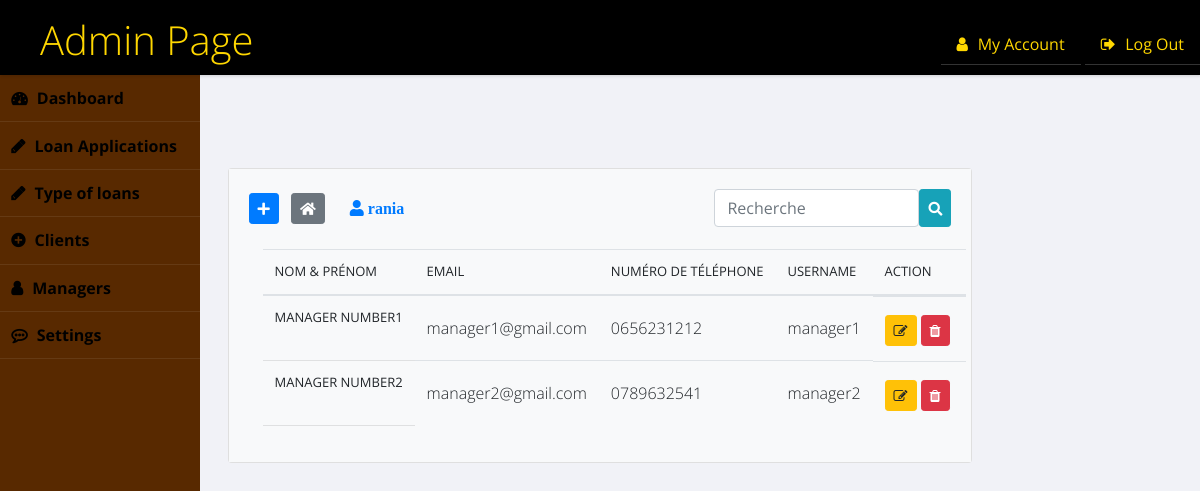
The app's page /managers (signed in) with its own data.
### tables this page shows
CREATE TABLE `manager` (
  `id` int(11) NOT NULL,
  `nom` varchar(100) NOT NULL,
  `prenom` varchar(100) NOT NULL,
  `email` char(200) NOT NULL,
  `tel` char(10) NOT NULL,
  `username` varchar(100) NOT NULL,
  `password` varchar(100) NOT NULL
);

### controllers/HomeController.php (called while the page is built)
<?php
class HomeController
{
	public function  index($page)
	{
		include('views/'.$page.'.php');
	}
}

### autoload.php (called while the page is built, shortened)
<?php
function autoload($class_name){
	$array_paths = array(
		'database/',
		'app/class/',
		'models/',
		'controllers/'
	);
	$parts = explode('\\',$class_name);
	$name = array_pop($parts);
	foreach($array_paths as $path){
		$file = sprintf($path.'%s.php',$name);
	}
}

### database/Db.php (called while the page is built, shortened)
<?php
class DB{
	static public function connect(){
		$db= new PDO("mysql:host=localhost;dbname=projet","root","");
		$db->exec("set names utf8");
		$db->setAttribute(PDO::ATTR_ERRMODE,PDO::ERRMODE_WARNING);
		return $db;
	}
}

### models/Manager.php (called while the page is built, shortened)
<?php
class Manager{
	static public function getAll()
	{
		$stmt = DB::connect()->prepare('SELECT * FROM manager');
		$stmt->execute();
		return $stmt->fetchAll();
	}
}

### controllers/ManagerController.php (called while the page is built, shortened)
<?php
class ManagerController {
public function getAllManager(){
		$manager= Manager::getAll();
		return  $manager;
	}
}

### views/managers.php (the view, shortened to what this page needs)
<?php
	if(isset($_POST['find'])){
		$data = new ManagerController();
		$manager = $data->findManager();
	}else{
		$data = new ManagerController();
		$manager = $data->getAllManager();
	}
?>
<!DOCTYPE html>
<html>
<head>
	<link rel="stylesheet" href="https://stackpath.bootstrapcdn.com/bootstrap/4.3.1/css/bootstrap.min.css">
	<link rel="stylesheet" type="text/css" href="https://cdnjs.cloudflare.com/ajax/libs/font-awesome/5.10.2/css/all.css">
	<link rel="stylesheet" href="http://127.0.0.1/final/public/assets/styleadminpage.css">
</head>
<body>
	<header role="banner">
  <h1>Admin Page</h1>
  <ul class="utilities">
    <br>
    <li class="users"><a href="#">My Account</a></li>
    <li class="logout warn"><a href="choicelogin">Log Out</a></li>
  </ul>
</header>
<nav role='navigation'>
  <ul class="main">
    <li class="dashboard"><a href="admindashboard">Dashboard</a></li>
    <li class="edit"><a href="">Loan Applications</a></li>
    <li class="edit"><a href="loans">Type of loans</a></li>
    <li class="write"><a href="client">Clients</a></li>
    <li class="users"><a href="managers">Managers</a></li>
    <li class="comments"><a href="#">Settings</a></li>
  </ul>
</nav>
	<br>
					<br>
					<br>
					<br>
					<br>
					<br>
<div class="container">
	<div class="row my-4">
		<div class="col-md-14 mx-auto">
			<div class="card">
				<div class="card-body bg-light">
					<a href="http://127.0.0.1/final/Addmanager" class="btn btn-sm btn-primary mr-2 mb-2">
						<i class="fas fa-plus"></i>
					</a>
					<a href="<?php echo BASE_URL;?>" class="btn btn-sm btn-secondary mr-2 mb-2">
						<i class="fas fa-home"></i>
					</a>
					<a href="<?php echo BASE_URL;?>logout" title="Déconnexion" class="btn btn-link mr-2 mb-2">
						<i class="fas fa-user mr-2"> <?php echo $_SESSION['username'];?></i>
					</a>
					<form method="post" class="float-right mb-2 d-flex flex-row">
						<input type="text" class="form-control" name="search" placeholder="Recherche">
						<button class="btn btn-info btn-sm" name="find" type="submit"><i class="fas fa-search"></i></button>
					</form>
					<table class="table table-hover">
					  <thead>
					    <tr>
					      <th scope="col">Nom & Prénom</th>
					      <th scope="col">Email</th>
					      <th scope="col">Numéro de téléphone</th>
					      <th scope="col">Username</th>
					      <th scope="col">Action</th>
					    </tr>
					  </thead>
					  <tbody>
					    <?php foreach($manager as $cl):?>
					    	<tr>
						      <th scope="row"><?php echo $cl['nom'].' '.$cl['prenom']; ?></th>
						      <td><?php echo $cl['email'];?></td>
						      <td>
						      	<?php echo $cl['tel'];?></td>
						      	<td><?php echo $cl['username'];?></td>
						      <td class="d-flex flex-row">
						      	<form method="post" class="mr-1" action="Updatemanager">
						      		<button class="btn btn-sm btn-warning"><i class="fa fa-edit"></i></button>
						      	</form>
						      	<form method="post" class="mr-1" action="Deletemanager">
						      		<button class="btn btn-sm btn-danger"><i class="fa fa-trash"></i></button>
						      	</form>
						      </td>
						    </tr>
					   	<?php endforeach;?>
					  </tbody>
					</table>
				</div>
			</div>
		</div>
	</div>
</div>
</body>
</html>

### public/assets/styleadminpage.css (style rules this page uses)
html { box-sizing: border-box; }
*, *:before, *:after { box-sizing: inherit; }
body { background: #f1f2f7; font-family: "Open Sans", arial, sans-serif; color: gold; }
.warn { color: gold; }
header[role="banner"] { background: black; box-shadow: 1px 1px 3px rgba(0, 0, 0, 0.15); }
header[role="banner"] h1 { margin: 0; font-weight: 300; padding: 1rem; }
header[role="banner"] h1:before { content: ""; font-family: FontAwesome; padding-right: 0.6em; color:black ; }
header[role="banner"] .utilities { width: 100%; background: goldenrod; color: goldenrod; }
header[role="banner"] .utilities li { border-bottom: solid 1px rgba(255, 255, 255, 0.2); }
header[role="banner"] .utilities li a { padding: 0.7em; display: block; }
.utilities a:before { content: "\f248"; font-family: FontAwesome; padding-right: 0.6em; }
.logout a:before { content: ""; }
.users a:before { content: ""; }
nav[role="navigation"] { background: #582900 ; color: #000; font-weight: bold; }
nav[role="navigation"] li { border-bottom: 1px solid rgba(255, 255, 255, 0.08); }
nav[role="navigation"] li a { color: #gold; text-decoration: none; display: block; padding: 0.7em; }
nav[role="navigation"] li a:before { content: "\f248"; font-family: FontAwesome; padding-right: 0.6em; }
nav[role="navigation"] .dashboard a:before { content: ""; }
nav[role="navigation"] .write a:before { content: ""; }
nav[role="navigation"] .edit a:before { content: ""; }
nav[role="navigation"] .comments a:before { content: ""; }
nav[role="navigation"] .users a:before { content: ""; }
a { text-decoration: none; color: inherit; }
ul, li { list-style-type: none; margin: 0; padding: 0; }
form input, form textarea, form select { width: 100%; display: block; border: solid 1px #dde; padding: 0.5em; }
form input:after, form textarea:after, form select:after { content: ""; display: table; clear: both; }
table { border-collapse: collapse; width: 96%; margin: 2%; }
th { text-align: left; font-weight: 400; font-size: 13px; text-transform: uppercase; border-bottom: 1px solid rgba(0, 0, 0, 0.1); padding: 0 10px; padding-bottom: 14px; }
td { line-height: 40px; font-weight: 300; padding: 0 10px; }
@media screen and (min-width: 600px) { html, body { height: 100%; } }
@media screen and (min-width: 600px) { header[role="banner"] { position: fixed; top: 0; left: 0; width: 100%; z-index: 99; height: 75px; } }
@media screen and (min-width: 600px) { header[role="banner"] .utilities { position: absolute; top: 0; right: 0; background: transparent; color: gold; width: auto; } }
@media screen and (min-width: 600px) { header[role="banner"] .utilities li { display: inline-block; } }
@media screen and (min-width: 600px) { header[role="banner"] .utilities li a { padding: 0.5em 1em; } }
@media screen and (min-width: 600px) { nav[role="navigation"] { position: fixed; width: 200px; top: 75px; bottom: 0px; left: 0px; } }

### records on screen
manager: nom "MANAGER", prenom "NUMBER1", email "manager1@gmail.com", tel "0656231212", username "manager1"
manager: nom "MANAGER", prenom "NUMBER2", email "manager2@gmail.com", tel "0789632541", username "manager2"

### other values on screen
$_SESSION['username'] "rania"
